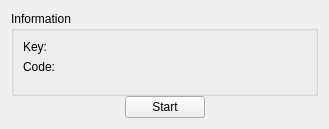
<?xml version="1.0" encoding="UTF-8"?>
<ui version="4.0">
 <class>KeyboardKeyPage</class>
 <widget class="QWizardPage" name="KeyboardKeyPage">
  <property name="geometry">
   <rect>
    <x>0</x>
    <y>0</y>
    <width>329</width>
    <height>129</height>
   </rect>
  </property>
  <property name="windowTitle">
   <string notr="true"/>
  </property>
  <property name="title">
   <string extracomment="@title">Key</string>
  </property>
  <property name="subTitle">
   <string extracomment="@label">Please click on Start and press a key</string>
  </property>
  <layout class="QVBoxLayout" name="verticalLayout">
   <property name="spacing">
    <number>0</number>
   </property>
   <item>
    <widget class="QGroupBox" name="groupBox">
     <property name="title">
      <string extracomment="@title:group">Information</string>
     </property>
     <layout class="QFormLayout" name="formLayout">
      <item row="0" column="0">
       <widget class="QLabel" name="label">
        <property name="text">
         <string extracomment="@label">Key:</string>
        </property>
       </widget>
      </item>
      <item row="1" column="0">
       <widget class="QLabel" name="label_2">
        <property name="text">
         <string extracomment="@label">Code:</string>
        </property>
       </widget>
      </item>
      <item row="2" column="0">
       <widget class="QSpinBox" name="keyCode">
        <property name="enabled">
         <bool>false</bool>
        </property>
        <property name="maximumSize">
         <size>
          <width>0</width>
          <height>0</height>
         </size>
        </property>
        <property name="minimum">
         <number>-1</number>
        </property>
        <property name="maximum">
         <number>5000</number>
        </property>
       </widget>
      </item>
      <item row="1" column="1">
       <widget class="QLabel" name="keyCodeLabel">
        <property name="text">
         <string/>
        </property>
       </widget>
      </item>
      <item row="0" column="1">
       <widget class="QLabel" name="keyLabel">
        <property name="text">
         <string/>
        </property>
       </widget>
      </item>
     </layout>
    </widget>
   </item>
   <item>
    <layout class="QHBoxLayout" name="horizontalLayout">
     <property name="spacing">
      <number>0</number>
     </property>
     <item>
      <spacer name="horizontalSpacer_2">
       <property name="orientation">
        <enum>Qt::Horizontal</enum>
       </property>
       <property name="sizeHint" stdset="0">
        <size>
         <width>40</width>
         <height>20</height>
        </size>
       </property>
      </spacer>
     </item>
     <item>
      <widget class="QPushButton" name="startButton">
       <property name="text">
        <string extracomment="@action:button">Start</string>
       </property>
      </widget>
     </item>
     <item>
      <spacer name="horizontalSpacer">
       <property name="orientation">
        <enum>Qt::Horizontal</enum>
       </property>
       <property name="sizeHint" stdset="0">
        <size>
         <width>40</width>
         <height>20</height>
        </size>
       </property>
      </spacer>
     </item>
    </layout>
   </item>
  </layout>
 </widget>
 <resources/>
 <connections/>
</ui>
